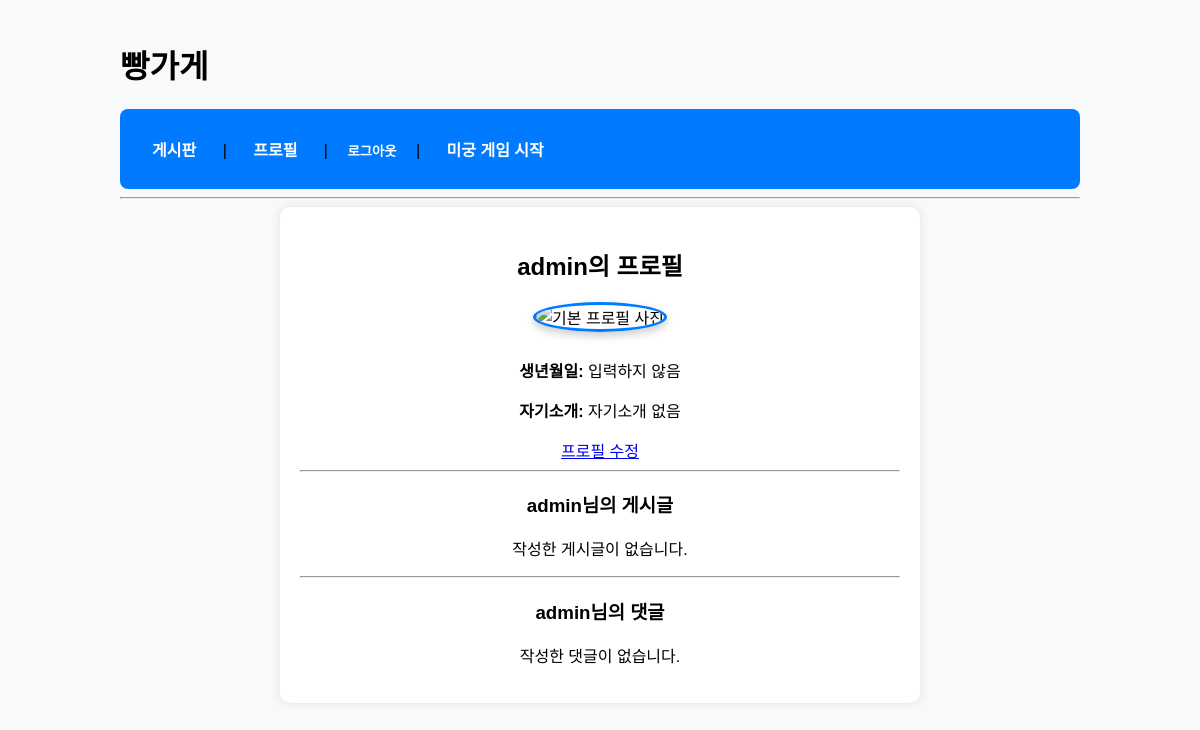
Before: /accounts/profile/ (signed in) with the older database file.
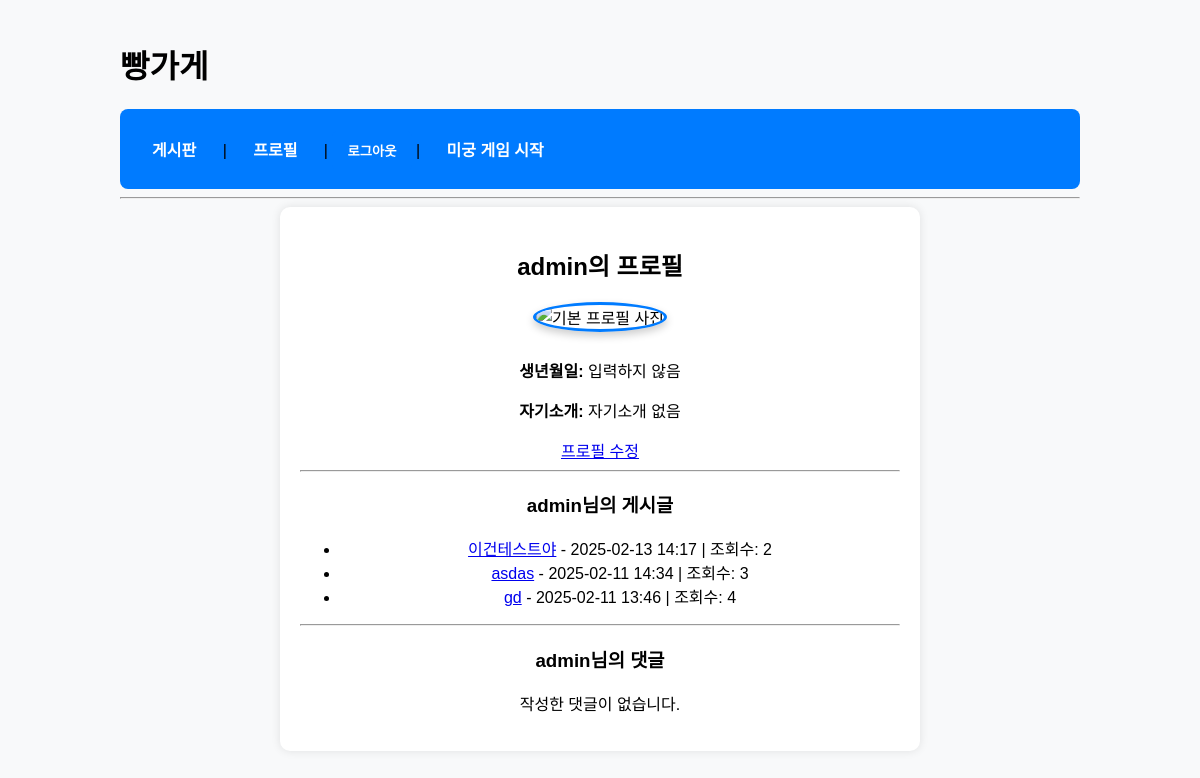
After: the same page with the newer database file.
### board/models.py (models this page shows, shortened)
class Post(models.Model):
    title = models.CharField(max_length=200) #글내용
    content = models.TextField() # 글제목
    author = models.ForeignKey(User, on_delete=models.CASCADE) # 작성자
    created_at = models.DateTimeField(auto_now_add=True) #작성 시간
    updated_at = models.DateTimeField(auto_now=True) # 수정 시간
    image = models.ImageField(upload_to='post_images/', blank=True, null=True) #이미지 필드 추가
    views = models.PositiveIntegerField(default=0) #조회수 필드 추가
    tags = models.ManyToManyField(Tag, blank=True) # 태그 (다대다 관계)
    category = models.ForeignKey(Category, on_delete=models.SET_NULL, null=True, blank=True, related_name='posts') # 카테고리 추가
    attached_file = models.FileField(upload_to=post_file_path, blank=True, null=True)
    bookmarks = models.ManyToManyField(User, related_name="bookmarked_posts", blank=True)
    likes = models.ManyToManyField(User, related_name='liked_posts', blank=True)

### accounts/views.py (the view)
# urls.py: path('profile/', profile, name='profile'), #프로필 페이지 추가
@login_required #로그인한 사용자만 접근 가능
def profile(request):
    profile = get_object_or_404(Profile, user=request.user) #현재 로그인한 유저의 프로필
    posts = Post.objects.filter(author=request.user).order_by('-created_at') # 내가 작성한 글 가져오기, 최신 순 정렬
    comments = Comment.objects.filter(author=request.user).order_by('-created_at') # 내가 작성한 댓글 가져오기
    return render(request,"accounts/profile.html",{
        "profile": profile,
        "posts": posts,
        "comments": comments,
    })

### accounts/templates/accounts/profile.html (shortened to what this page needs)
{% extends "base.html" %}
{% block content %}
<div class="profile-container">
    <h2>{{ user.username }}의 프로필</h2>
    {% if profile.profile_image %}
        <img src="{{ profile.profile_image.url }}" alt="프로필 사진" class="profile-image">
    {% else %}
        <img src="/static/default_profile.png" alt="기본 프로필 사진" class="profile-image">
    {% endif %}
    <div class="profile-info">
        <p><strong>생년월일:</strong> {{ profile.birth_date|default:"입력하지 않음" }}</p>
        <p><strong>자기소개:</strong> {{ profile.bio|default:"자기소개 없음" }}</p>
    </div>
    {% if user == request.user %}
        <a href="{% url 'profile_edit' %}" class="profile-edit-btn">프로필 수정</a>
    {% endif %}
    <hr>
    <h3>{{ user.username }}님의 게시글</h3>
    {% if posts %}
        <ul class="post-list">
            {% for post in posts %}
                <li>
                    <a href="{% url 'post_detail' post.id %}">{{ post.title }}</a> -
                    {{ post.created_at|date:"Y-m-d H:i" }} | 조회수: {{ post.views }}
                </li>
            {% endfor %}
        </ul>
    {% else %}
        <p>작성한 게시글이 없습니다.</p>
    {% endif %}
    <hr>
    <h3>{{ user.username }}님의 댓글</h3>
    {% if comments %}
        <ul class="comment-list">
            {% for comment in comments %}
                <li>
                    <a href="{% url 'post_detail' comment.post.id %}">{{ comment.post.title }}</a> -
                    {{ comment.created_at|date:"Y-m-d H:i" }}<br>
                    <small>"{{ comment.content }}"</small>
                </li>
            {% endfor %}
        </ul>
    {% else %}
        <p>작성한 댓글이 없습니다.</p>
    {% endif %}
</div>
{% endblock %}

Changed rows visible on the page:
added Post: title "이건테스트야", created_at "2025-02-13 14:17", views "2"
added Post: title "asdas", created_at "2025-02-11 14:34", views "3"
added Post: title "gd", created_at "2025-02-11 13:46", views "4"
Other visible differences:
text no longer shown: "작성한 게시글이 없습니다."
